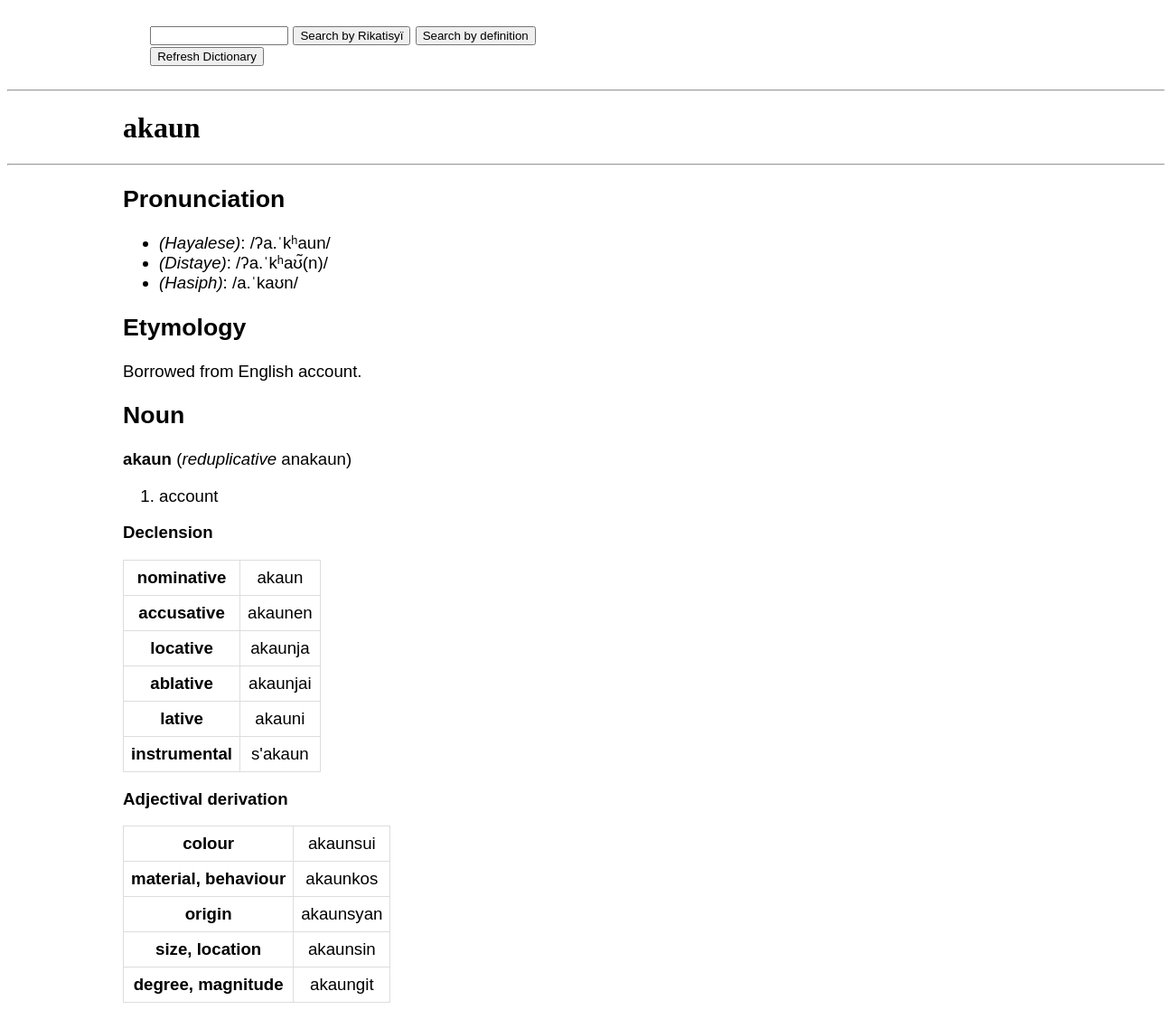
The page /wiki/akaun on the database as committed earlier.
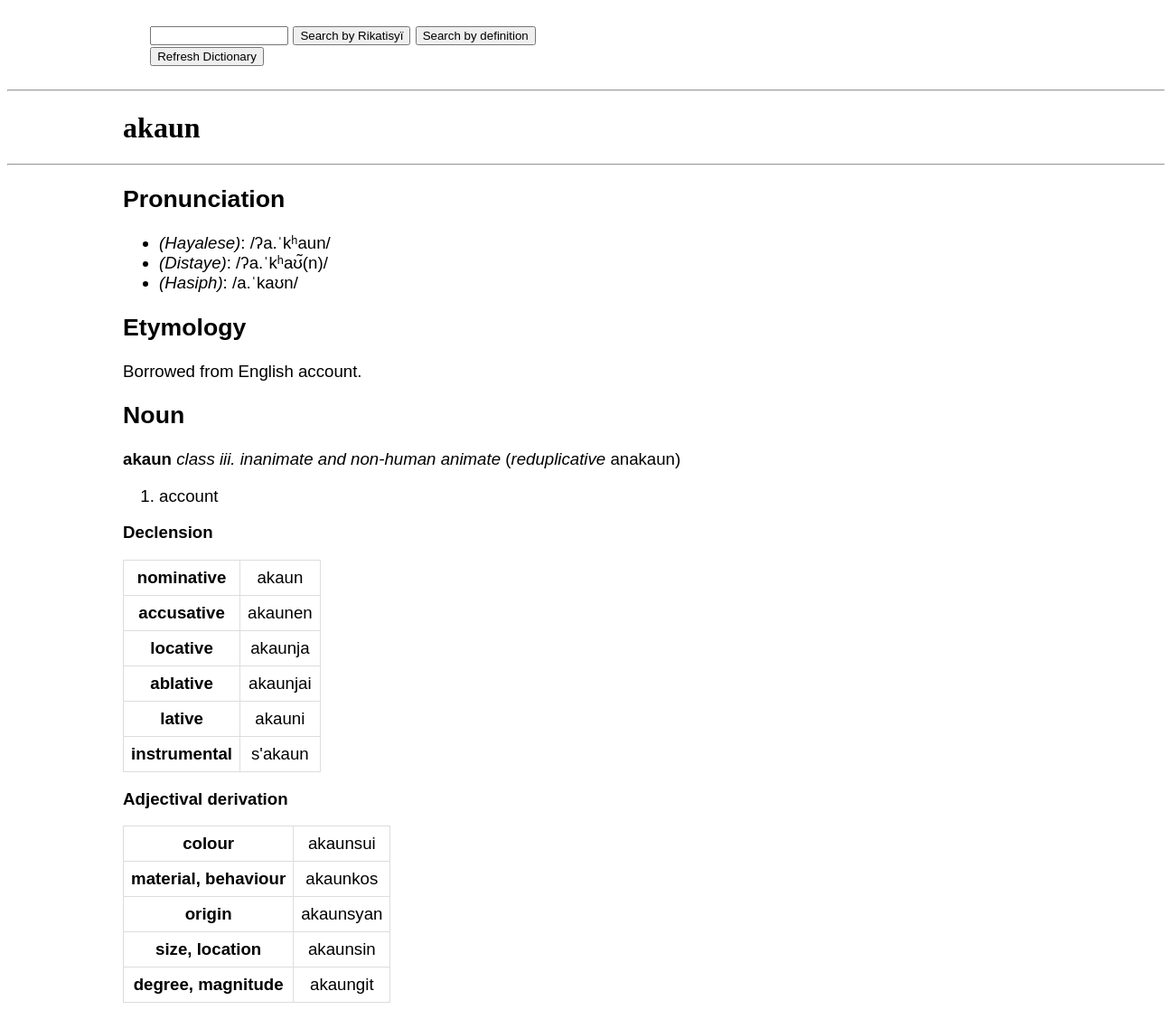
The same page on the database as committed later.
### app/models.py (models this page shows, shortened)
class Dictionary(db.Model):
    __tablename__ = 'Dictionary'
    id: Mapped[int] = mapped_column(primary_key=True)
    word: so.Mapped[str] = so.mapped_column(sa.String(50), index=True)
    defin: so.Mapped[str] = so.mapped_column(sa.String(255), index=True)
    anim: so.Mapped[str] = so.mapped_column(sa.String(50), nullable=True)
    pos: so.Mapped[str] = so.mapped_column(sa.String(50), nullable=True)
    etym: so.Mapped[str] = so.mapped_column(sa.String(255), nullable=True)

### app/routes.py (the view, shortened to what this page needs)
@app.route("/wiki/")
@app.route("/wiki/<word>", methods=['GET', 'POST'])
def show_definition(word):
    form = searchWord()
    located = Dictionary.query.filter(Dictionary.word == word.strip()).all()
    retword = []
    for x in located:
        defin = x.defin.split("; ")
        root = ""
        anim = ""
        neg = ""
        if x.anim:
            match x.anim:
                case "i.":
                    anim = "class i. human"
                case "ii.":
                    anim = "class ii. deitic"
                case "iii.":
                    anim = "class iii. inanimate and non-human animate"
        match neg[len(neg)-2:]:
            case "uu":
                neg = neg[:len(neg)-1] + "y"
            case "au":
                neg = neg[:len(neg) - 1] + "w/" + neg[:len(neg) - 2] + "uw" + neg[len(neg)-2]
        if "alt." in defin[0]:
            adef = defin[0].split(")")
            defin[0] = adef[1]
            alt = adef[0] + ")"
        else:
            alt = ""
        if ", from" in defin[len(defin)-1]:
            etym = "Derived from " + defin[len(defin)-1].split(", from")[len(defin)]
            defin = defin[len(defin)-1].split(", from")[:len(defin)]
        elif ", lit." in defin[len(defin)-1]:
            etym = "Derived from " + defin[len(defin) - 1].split(", lit.")[len(defin)]
            defin = defin[len(defin) - 1].split(", lit.")[:len(defin)]
        elif ", borrowed from" in defin[len(defin)-1]:
            etym = "Borrowed from " + defin[len(defin)-1].split(", borrowed from")[len(defin)]
            defin = defin[len(defin)-1].split(", borrowed from")[:len(defin)]
        else:
            etym = ""
        retword.append(cs.definition(x.word.strip(),cs.genIPA(word),cs.genIPA_collo(cs.genIPA(word)),cs.genIPA_eng(cs.genIPA(word)),defin,anim,cs.posword(x.pos),etym,root,cs.getInf(x), alt, neg, cs.redup(x)))
    return render_template('word.html', retword=retword, form=form)

### app/forms.py
class searchWord(FlaskForm):
    word = StringField('Search by word or definition:')
    submit = SubmitField('Search by Rikatisyï')
    defsubmit = SubmitField('Search by definition')
    refresh = SubmitField('Refresh Dictionary')

### app/scripts.py (called while the page is built, shortened)
def ipa(x):
    x = x.lower()
    x = x.replace("-","")
    for dia, mon in dia_b.items():
        x = x.replace(dia, mon)
    if (x[0] in vowels) is True:
        x = "ʔ" + x
    x = sylla(x)
    x = stress(x)
    for pref, fin in ipa_f.items():
        x = x.replace(pref, fin)
    return x

def sylla(x):
    if (x[0] in cons_b) and (x[1] in son_b):
        if x[1] == "y":
            x = x[:1] + "ʲ" + x[2:]
        elif x[1] == "u" and (x[2] in vowels):
            x = x[:1] + "ʷ" + x[2:]
    i = 1
    x = x + " "
    xlen = len(x)
    while i<=xlen-1:
        if (x[i] in vowels) and (x[i+1] in cons_b):
             if (x[i+2] in cons_b) and ((x[i+2] in son_b) is False):
                 x = x[:i+2] + "." + x[i+2:]
                 i+=1
             else:
                 x = x[:i+1] + "." + x[i+1:]
                 i+=1
        elif (x[i] in validph) is False:
            break
        i += 1
    if (x[len(x) - 3] == '.') and (x[len(x)-2] in cons_b):
        return x[:len(x)-3] + x[len(x)-2]
    else:
        return x[:-1]

def genIPA(name):
    splitname = re.split(" ",name)
    res = ""
    i=0
    while i<len(splitname):
        res = res + ipa(splitname[i])
        i += 1
        if i<len(splitname):
            res = res + " "
    return res

def genIPA_collo(name):
    for st, co in ipa_c.items():
        name = name.replace(st, co)
    return name

def genIPA_eng(name):
    for st, co in ipa_e.items():
        name = name.replace(st, co)
    return name

def posword(x):
    match x:
        case "n.":
            return "Noun"
        case "v.":
            return "Verb"
        case "stv.":
            return "Stative verb"
        case "intj.":
            return "Interjection"
        case "conj.":
            return "Conjunction"
        case "phr.":
            return "Phrase"
        case "aff.":
            return "Affix"
        case "part.":
            return "Particle"
        case _:
            return "Unimplemented"

### app/templates/word.html (shortened to what this page needs)
<!DOCTYPE html>
<html lang="en">
<head>
</head>
    <body>
    {% extends "base.html" %}
    {% block content %}
        <h1>{{ retword[0].word }}</h1>
        <hr>
        <h2>Pronunciation</h2>
        <ul>
            <li><i>(Hayalese)</i>: /{{ retword[0].ipa }}/</li>
            <li><i>(Distaye)</i>: /{{ retword[0].ipa_c }}/</li>
            <li><i>(Hasiph)</i>: /{{ retword[0].ipa_e }}/</li>
        </ul>
        {% for word in retword %}
        {% if word.etym %}
        <h2>Etymology</h2>
        <p>{{ word.etym }}</p>
        {% endif %}
        <h2>{{ word.pos }}</h2>
        {% if word.root == "" and word.pos != "Affix" %}
        <p><b>{{ word.word }} </b><i>{{ word.anim }}</i> {{ word.alt }} (<i>reduplicative</i> {{word.redup}})</p>
        {% endif %}
        <ol>
            {% for match in word.defin %}
            <li>{{ match }}</li>
            {% endfor %}
        </ol>
    {% if word.pos == "Noun" %}
    <p><b>Declension</b></p>
        <table><tbody>
        <tr>
            <td><b>nominative</b></td>
            <td>{{ word.word }}</td>
        </tr>
        <tr>
            <td><b>accusative</b></td>
            <td>{{ word.word }}{{ word.inf[0] }}</td>
        </tr>
        <tr>
            <td><b>locative</b></td>
            <td>{{ word.word }}{{ word.inf[1] }}</td>
        </tr>
        <tr>
            <td><b>ablative</b></td>
            <td>{{ word.word }}{{ word.inf[2] }}</td>
        </tr>
        <tr>
            <td><b>lative</b></td>
            <td>{{ word.word }}{{ word.inf[3] }}</td>
        </tr>
        <tr>
            <td><b>instrumental</b></td>
            <td>{{ word.inf[4] }}{{ word.word }}</td>
        </tr>
        </tbody>
        </table>
    {% endif %}
    {% if word.pos == "Noun" or word.pos == "Verb" or word.pos == "Stative verb" %}
    <p><b>Adjectival derivation</b></p>
        <table><tbody>
        <tr>
            <td><b>colour</b></td>
            <td>{{ word.word }}sui</td>
        </tr>
        <tr>
            <td><b>material, behaviour</b></td>
            <td>{{ word.word }}kos</td>
        </tr>
        <tr>
            <td><b>origin</b></td>
            <td>{{ word.word }}syan</td>
        </tr>
        <tr>
            <td><b>size, location</b></td>
            <td>{{ word.word }}sin</td>
        </tr>
        <tr>
            <td><b>degree, magnitude</b></td>
            <td>{{ word.word }}git</td>
        </tr>
        </tbody>
        </table>
    {% endif %}
    {% endfor %}
    {% endblock %}

### app/templates/base.html (shortened to what this page needs)
<!DOCTYPE html>
<html lang="en">
<head>
    <link rel="stylesheet" href='/static/style.css' />
</head>
<body>
 <div class="navbar" style="display: flex; margin-left:8%">
        <form action="" method="post" novalidate style="text-align:center, margin:auto">
             <h3>{{ form.word(size=16) }} {{ form.submit }} {{ form.defsubmit }} {{ form.refresh }}</h3>
        </form>
</div>
<hr>
{% block content %}{% endblock %}
</body>
</html>

### app/static/style.css (style rules this page uses)
p, th, td { color: black; font-family: "Arial", serif; font-size: 14pt; font-weight: 400; text-align: left; margin-left: 10%; margin-right: 10%; }
h1 { color: black; font-family: "Georgia", serif; font-size: 24pt; text-align: left; font-weight: left; margin-left: 10%; margin-right: 10%; }
h3 { color: black; font-family: "Arial", sans-serif; font-size: 14pt; text-align: left; font-weight: 500; margin-left: 10%; margin-right: 10%; }
h2 { color: black; font-family: "Arial", sans-serif; font-size: 20pt; text-align: left; font-weight: 700; margin-left: 10%; margin-right: 10%; }
li { color: black; font-family: "Arial", sans-serif; font-size: 14pt; font-weight: 400; text-align: left; }
ul, ol { color: black; font-family: "Arial", sans-serif; font-size: 12pt; font-weight: 200; text-align: left; margin-left: 10%; }
.navbar { width: 100%; background-color: white; overflow: auto; }
tg, th, td { border: 1px solid #ddd; padding: 8px; text-align: center; vertical-align: left; }
table { border-collapse: collapse; margin-left: 10%; margin-right: auto; vertical-align: left; }

Rows that differ between the two databases and show on the page:
changed Dictionary "akaun": anim (not shown) → "class iii. inanimate and non-human animate"
